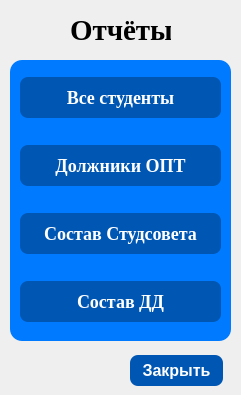
<?xml version="1.0" encoding="UTF-8"?>
<ui version="4.0">
 <class>ReportsWindow</class>
 <widget class="QDialog" name="ReportsWindow">
  <property name="geometry">
   <rect>
    <x>0</x>
    <y>0</y>
    <width>241</width>
    <height>395</height>
   </rect>
  </property>
  <property name="windowTitle">
   <string>Dialog</string>
  </property>
  <widget class="QLabel" name="label">
   <property name="geometry">
    <rect>
     <x>70</x>
     <y>10</y>
     <width>101</width>
     <height>41</height>
    </rect>
   </property>
   <property name="font">
    <font>
     <family>Times New Roman</family>
     <pointsize>22</pointsize>
     <bold>true</bold>
    </font>
   </property>
   <property name="text">
    <string>Отчёты</string>
   </property>
  </widget>
  <widget class="QPushButton" name="exit">
   <property name="geometry">
    <rect>
     <x>130</x>
     <y>350</y>
     <width>93</width>
     <height>41</height>
    </rect>
   </property>
   <property name="cursor">
    <cursorShape>PointingHandCursor</cursorShape>
   </property>
   <property name="styleSheet">
    <string notr="true">QPushButton {
    background-color: #0056b3; /* Основной цвет фона кнопки */
    color: white; /* Цвет текста кнопки */
    border: none; /* Убираем рамки */
    border-radius: 8px; /* Закругленные углы */
    padding: 5px; /* Отступы внутри кнопки */
    font-size: 16px; /* Размер шрифта кнопки */
    font-weight: bold; /* Жирный текст */
    margin: 5px 0; /* Отступы между кнопками */
}

QPushButton:hover {
    background-color: #004085; /* Цвет при наведении */
}

QPushButton:pressed {
    background-color: red; /* Цвет при нажатии */
}</string>
   </property>
   <property name="text">
    <string>Закрыть</string>
   </property>
  </widget>
  <widget class="QGroupBox" name="groupBox">
   <property name="geometry">
    <rect>
     <x>10</x>
     <y>60</y>
     <width>221</width>
     <height>281</height>
    </rect>
   </property>
   <property name="styleSheet">
    <string notr="true">QWidget {
    background-color: #007BFF; /* Синий фон для бокса */
    border-radius: 12px; /* Закругленные углы */
    padding: 20px; /* Отступы внутри бокса */
}
</string>
   </property>
   <property name="title">
    <string/>
   </property>
   <widget class="QWidget" name="layoutWidget">
    <property name="geometry">
     <rect>
      <x>10</x>
      <y>0</y>
      <width>201</width>
      <height>281</height>
     </rect>
    </property>
    <layout class="QVBoxLayout" name="verticalLayout">
     <property name="spacing">
      <number>5</number>
     </property>
     <item>
      <widget class="QPushButton" name="allStudents">
       <property name="font">
        <font>
         <family>Times New Roman</family>
         <pointsize>-1</pointsize>
         <bold>true</bold>
        </font>
       </property>
       <property name="cursor">
        <cursorShape>PointingHandCursor</cursorShape>
       </property>
       <property name="styleSheet">
        <string notr="true">QPushButton {
    background-color: #0056b3; /* Основной цвет фона кнопки */
    color: white; /* Цвет текста кнопки */
    border: none; /* Убираем рамки */
    border-radius: 8px; /* Закругленные углы */
    padding: 10px; /* Отступы внутри кнопки */
    font-size: 18px; /* Размер шрифта кнопки */
    font-weight: bold; /* Жирный текст */
    margin: 5px 0; /* Отступы между кнопками */
}

QPushButton:hover {
    background-color: #004085; /* Цвет при наведении */
}

QPushButton:pressed {
    background-color: #003366; /* Цвет при нажатии */
}</string>
       </property>
       <property name="text">
        <string>Все студенты</string>
       </property>
      </widget>
     </item>
     <item>
      <widget class="QPushButton" name="debtors">
       <property name="font">
        <font>
         <family>Times New Roman</family>
         <pointsize>-1</pointsize>
         <bold>true</bold>
        </font>
       </property>
       <property name="cursor">
        <cursorShape>PointingHandCursor</cursorShape>
       </property>
       <property name="styleSheet">
        <string notr="true">QPushButton {
    background-color: #0056b3; /* Основной цвет фона кнопки */
    color: white; /* Цвет текста кнопки */
    border: none; /* Убираем рамки */
    border-radius: 8px; /* Закругленные углы */
    padding: 10px; /* Отступы внутри кнопки */
    font-size: 18px; /* Размер шрифта кнопки */
    font-weight: bold; /* Жирный текст */
    margin: 5px 0; /* Отступы между кнопками */
}

QPushButton:hover {
    background-color: #004085; /* Цвет при наведении */
}

QPushButton:pressed {
    background-color: #003366; /* Цвет при нажатии */
}</string>
       </property>
       <property name="text">
        <string>Должники ОПТ</string>
       </property>
      </widget>
     </item>
     <item>
      <widget class="QPushButton" name="studentCouncil">
       <property name="font">
        <font>
         <family>Times New Roman</family>
         <pointsize>-1</pointsize>
         <bold>true</bold>
        </font>
       </property>
       <property name="cursor">
        <cursorShape>PointingHandCursor</cursorShape>
       </property>
       <property name="styleSheet">
        <string notr="true">QPushButton {
    background-color: #0056b3; /* Основной цвет фона кнопки */
    color: white; /* Цвет текста кнопки */
    border: none; /* Убираем рамки */
    border-radius: 8px; /* Закругленные углы */
    padding: 10px; /* Отступы внутри кнопки */
    font-size: 18px; /* Размер шрифта кнопки */
    font-weight: bold; /* Жирный текст */
    margin: 5px 0; /* Отступы между кнопками */
}

QPushButton:hover {
    background-color: #004085; /* Цвет при наведении */
}

QPushButton:pressed {
    background-color: #003366; /* Цвет при нажатии */
}</string>
       </property>
       <property name="text">
        <string>Состав Студсовета</string>
       </property>
      </widget>
     </item>
     <item>
      <widget class="QPushButton" name="dd">
       <property name="font">
        <font>
         <family>Times New Roman</family>
         <pointsize>-1</pointsize>
         <bold>true</bold>
        </font>
       </property>
       <property name="cursor">
        <cursorShape>PointingHandCursor</cursorShape>
       </property>
       <property name="styleSheet">
        <string notr="true">QPushButton {
    background-color: #0056b3; /* Основной цвет фона кнопки */
    color: white; /* Цвет текста кнопки */
    border: none; /* Убираем рамки */
    border-radius: 8px; /* Закругленные углы */
    padding: 10px; /* Отступы внутри кнопки */
    font-size: 18px; /* Размер шрифта кнопки */
    font-weight: bold; /* Жирный текст */
    margin: 5px 0; /* Отступы между кнопками */
}

QPushButton:hover {
    background-color: #004085; /* Цвет при наведении */
}

QPushButton:pressed {
    background-color: #003366; /* Цвет при нажатии */
}</string>
       </property>
       <property name="text">
        <string>Состав ДД</string>
       </property>
      </widget>
     </item>
    </layout>
   </widget>
  </widget>
 </widget>
 <resources/>
 <connections/>
</ui>
